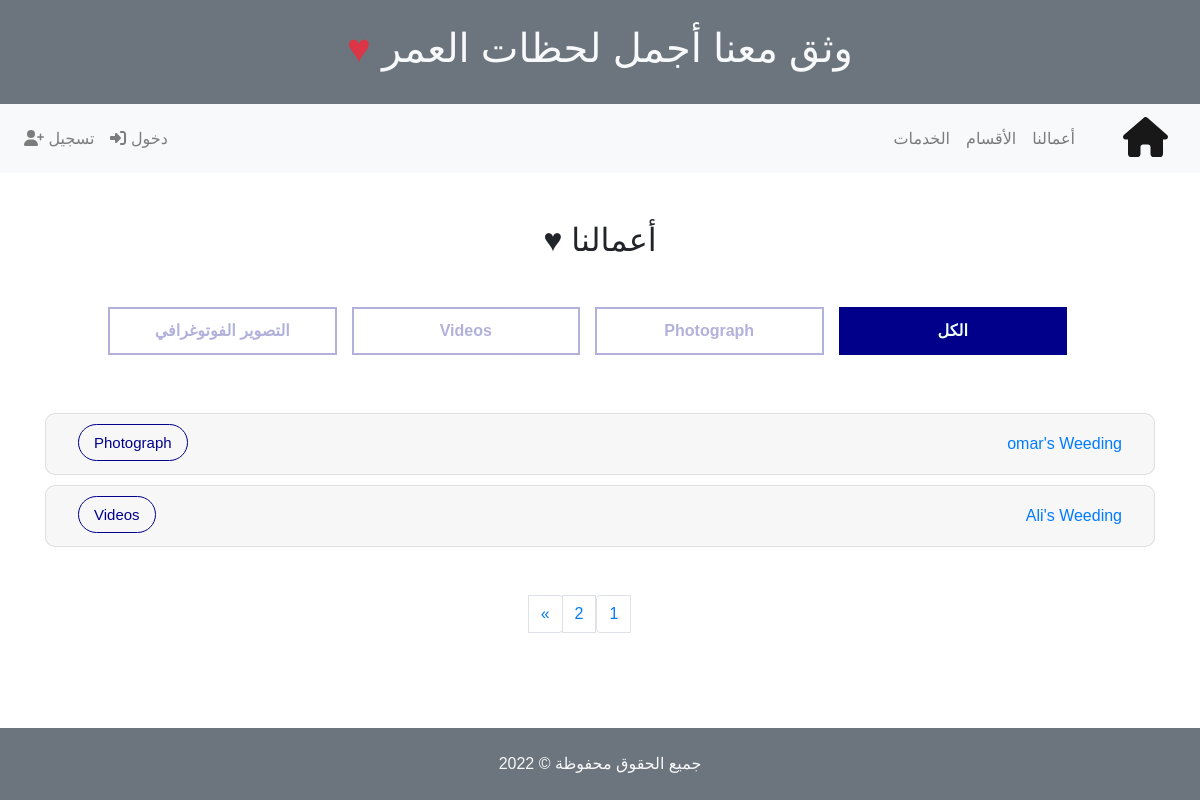
The page /portfolio/ on the database its author committed.
### service/models.py (models this page shows, shortened)
class Category(models.Model):
    category_name = models.CharField(verbose_name=_("القسم"), max_length=50)
    category_description = models.TextField(verbose_name=_("الوصف"))
    category_image = models.ImageField(verbose_name=_("الصورة"), upload_to="category/", blank=True, null=True)
    category_slug = models.SlugField(verbose_name=_("الرابط"), blank=True, null=True)
    class Meta:
        verbose_name = _("قسم")
        verbose_name_plural = _("الأقسام")
    def __str__(self):
        return self.category_name

### portfolio/models.py (models this page shows, shortened)
class Portfolio(models.Model):
    portfolio_title = models.CharField(verbose_name=_("العنوان"), max_length=200)
    portfolio_description = models.TextField(verbose_name=_("الوصف"))
    portfolio_date = models.DateField(auto_now=False, auto_now_add=False, verbose_name=_("التاريخ"), blank=True)
    portfolio_images = models.CharField(verbose_name=_("رابط الصور"), max_length=200, blank=True, null=True)
    portfolio_video = models.CharField(verbose_name=_("رابط المونتاج"), max_length=200, blank=True, null=True)
    portfolio_category = models.ForeignKey(Category, related_name='portfolio_category', on_delete=models.CASCADE, verbose_name=_("القسم"))
    class Meta:
        verbose_name = _("عمل")
        verbose_name_plural = _("أعمالي")

### portfolio/views.py (the view)
# urls.py: path('', views.portfolio)
def portfolio(request):
    portfolio = Portfolio.objects.all().order_by('-portfolio_date')
    paginator = Paginator(portfolio, 2) # Show 5 work per page.
    page_number = request.GET.get('page')
    page_number = int(page_number) if page_number else page_number
    page_obj = paginator.get_page(page_number)
    return render(request, 'portfolio/index.html', {
        'portfolio'     :   page_obj,
        'page_number'   :   page_number})

### home/context_processors.py (called while the page is built)
def base_processors(request):
    categories = Category.objects.all()
    if request.user.is_authenticated:
        user_profile = Profile.objects.get(user = request.user).user_slug
    else:
        user_profile = {}
    return {
        'profile_slug':user_profile,
        'categories':categories,
    }

### portfolio/templates/portfolio/index.html (shortened to what this page needs)
{% extends "base.html" %}
{% block content %}
<div class=container>
  <section class="portfolio mt-5 text-center">
    <header id="portfolio">
      <h2>أعمالنا &hearts; </h2>
      <ul class="list-unstyled row text-center m-5 categories">
        <li data-class="all" class="col-md active">الكل</li>
        {% for category in categories %}
        <li data-class=".category_{{category.id}}" class="col-md">
          {{category.category_name}}
        </li>
        {% endfor %}
      </ul>
    </header>
    <section class="event accordion" id="my_portfolio">
      {% for work in portfolio %}
      <article class="card category_{{work.portfolio_category.id}} event-card">
        <header class="card-header" id="heading{{work.id}}">
          <h2 class="mb-0">
            <span data-class=".category_{{work.portfolio_category.id}}" class="category-tag badge badge-pill">
              {{work.portfolio_category}}
            </span>
            <button class="btn btn-link btn-block text-right" type="button" data-toggle="collapse"
              data-target="#collapse{{work.id}}" aria-expanded="true" aria-controls="collapse{{work.id}}">
              {{work.portfolio_title}}
            </button>
          </h2>
        </header>
      </article>
      {% endfor %}
      {% if portfolio.has_other_pages %}
      <nav class="mt-5">
        <ul class="pagination justify-content-center ">
          {% for portfolio_id in portfolio.paginator.page_range %}
          {% if portfolio_id == page_number %}
          <li class="page-item active">
            <a class="page-link" href="?page={{portfolio_id}}">{{portfolio_id}}</a>
          </li>
          {% else %}
          <li class="page-item">
            <a class="page-link" href="?page={{portfolio_id}}">{{portfolio_id}}</a>
          </li>
          {% endif %}
          {% endfor %}
          {% if portfolio.has_next %}
          <li class="page-item">
            <a class="page-link" href="?page={{portfolio.next_page_number}}" aria-label="Next">
              <span aria-hidden="true">&raquo;</span>
            </a>
          </li>
          {% endif %}
        </ul>
      </nav>
      {% endif %}
    </section>
  </section>
</div>
{% endblock content %}

### static/css/app.css (style rules this page uses)
*,html,body { direction: rtl !important; font-family: 'El Messiri', sans-serif !important; -webkit-box-sizing: border-box; -o-box-sizing: border-box; -moz-box-sizing: border-box; box-sizing: border-box; outline: 0; }
body.main-body { position: relative; min-height: 100vh; padding-bottom: 100px; }
.orders ul.status li, .services ul.categories li, .portfolio ul.categories li { padding: 10px 20px; margin-bottom: 10px; color:darkblue; border: 2px solid darkblue; margin-left:15px; cursor: pointer; font-weight: bold; opacity: 0.3; -webkit-transition: all 0.5s ease-in-out; -moz-transition: all 0.5s ease-in-out; -o-transition: all 0.5s ease-in-out; transition: all 0.5s ease-in-out; }
.orders ul.status li.active, .orders ul.status li:hover, .services ul.categories li.active, .services ul.categories li:hover, .portfolio ul.categories li.active, .portfolio ul.categories li:hover { background-color: darkblue; color:azure; opacity: 1; }
.portfolio .event header { position: relative; }
.portfolio .event header button:focus, .portfolio .event header button:focus-within, .portfolio .event header button:not(:disabled):not(.disabled) { text-decoration: none; outline: none !important; border: 0 !important; box-shadow: none !important; }
.services article .service .card .category-tag, .portfolio .event header span { position: absolute !important; cursor: pointer; -webkit-transition: all 0.5s ease-in-out; -moz-transition: all 0.5s ease-in-out; -o-transition: all 0.5s ease-in-out; transition: all 0.5s ease-in-out; }
.portfolio .event header span { left: 32px; bottom: 13px; padding: 10px 15px; color: #00008b; border: 1px solid #00008b; font-size: 15px; font-weight: normal; }
.portfolio .event article.event-card { margin-bottom: 10px; border: 1px solid rgba(0,0,0,.125); border-radius: 10px; }

### rows shown on the page
Category: category_name "Photograph"
Category: category_name "Videos"
Category: category_name "التصوير الفوتوغرافي"
Portfolio: portfolio_category "Photograph", portfolio_title "omar's Weeding"
Portfolio: portfolio_category "Videos", portfolio_title "Ali's Weeding"

### other values the page prints
{{ portfolio_id }} "1" "2"
